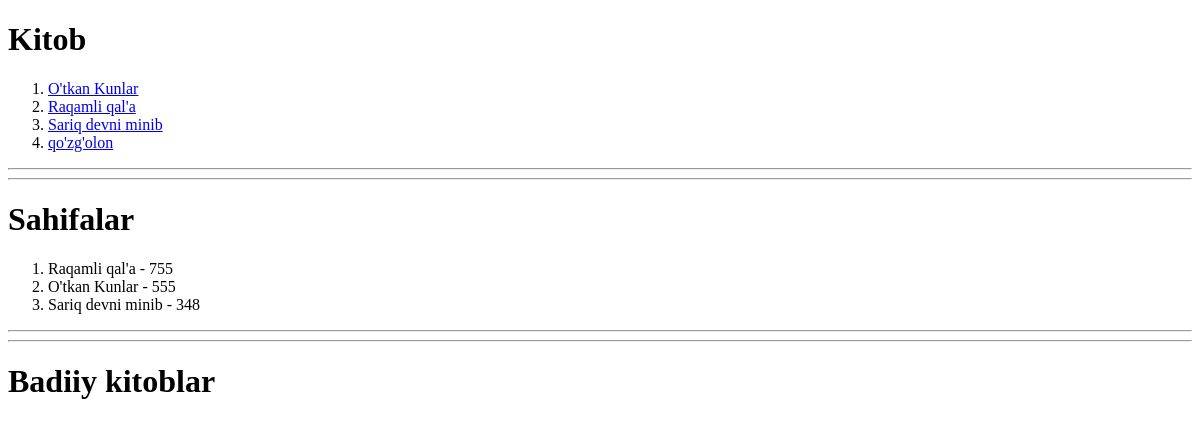
Page /kitob/ on the earlier database version.
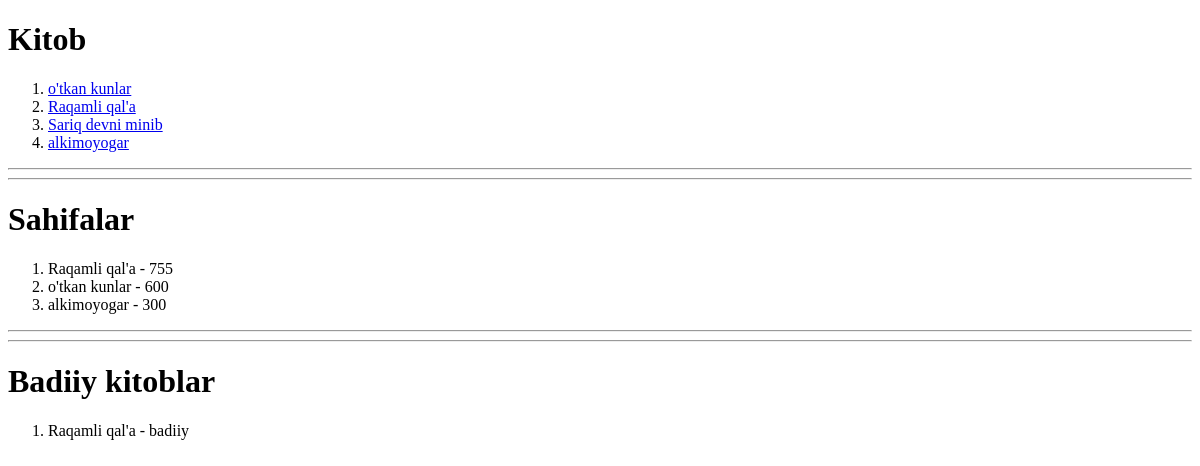
Same page on the later database version.
### main/models.py (models this page shows, shortened)
class Kitob(models.Model):
    nom = models.CharField(max_length=255)
    janr = models.CharField(max_length=255)
    sahifa = models.PositiveIntegerField()
    muallif = models.ForeignKey(Muallif, on_delete = models.CASCADE,)
    class Meta:
        verbose_name = 'Kitob'
        verbose_name_plural = 'Kitoblar'

### main/views.py (the view)
# urls.py: path('kitob/',kitob_view),
def kitob_view(request):
    kitoblar = Kitob.objects.all()
    sahifalar = Kitob.objects.order_by ("-sahifa")[:3]
    badiiylar = Kitob.objects.filter(janr="badiiy")
    context = {
        'kitoblar':kitoblar,
        'sahifalar': sahifalar,
        'badiiylar': badiiylar
    }
    return render(request,"kitob.html", context=context)

### templates/kitob.html (shortened to what this page needs)
<!DOCTYPE html>
<html lang="en">
<head>
</head>
<body>
<h1>Kitob</h1>
<ol>
    {% for kitob in kitoblar %}
       <li><a href="/kitob/{{kitob.id}}/">{{ kitob.nom }}</a></li>
    {% endfor %}
</ol>
<hr>
<hr>
<h1>Sahifalar</h1>
<ol>
    {% for sahifa in sahifalar %}
        <li>{{sahifa.nom}} - {{sahifa.sahifa}}</li>
    {% endfor %}
</ol>
<hr>
<hr>
<h1>Badiiy kitoblar</h1>
<ol>
    {% for badiiy in badiiylar %}
    <li>{{badiiy.nom}} - {{badiiy.janr}}</li>
    {% endfor %}
</ol>
</body>
</html>

Differences in the rows shown:
no longer on one of the page's lists (row edited): Kitob: nom "Sariq devni minib", sahifa "348"
changed Kitob: nom "O'tkan Kunlar" → "o'tkan kunlar"; sahifa "555" → "600"
now on one of the page's lists (row edited): Kitob: nom "Raqamli qal'a", janr "badiiy"
now on one of the page's lists (row edited): Kitob: nom "alkimoyogar", sahifa "300"
changed Kitob: nom "qo'zg'olon" → "alkimoyogar"
